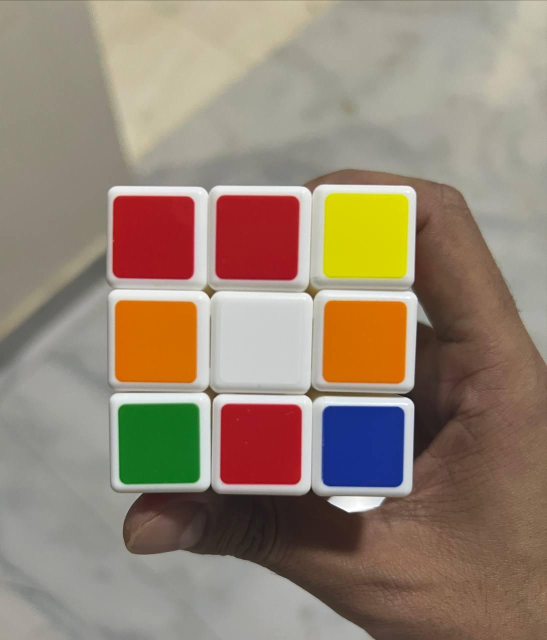
#> input picture test-images/cube-color.jpg, 1093 x 1280 px (shown at 1/2 size)
$ python test-scan-session.py
#> lines starting #> are read from the running program, lines starting #| are printed output that depends on the picture; after the words box and inside, x2 and y2 are one past the last pixel; in counts of white or black regions, pixels touching at a corner belong together
### ai/vision/cubeDetector.py
"""
CubeAI Cube Detector

Detects the visible Rubik's Cube face from an image.

Detection strategy:

1. Edge / contour based quadrilateral detection
2. Candidate validation
3. Prefer the large outer 3x3 cube face
4. Sticker-grid fallback
5. Perspective correction

The detector returns a normalized 600x600 cube face.

Sticker detection is handled separately by faceDetector.py.
"""

from __future__ import annotations

from dataclasses import dataclass
from typing import Optional, Tuple

import sys

import cv2
import numpy as np


# ============================================================
# Data structures
# ============================================================

@dataclass
class CubeFace:
    """
    Represents the detected visible face of a Rubik's Cube.
    """

    corners: np.ndarray
    width: int
    height: int
    confidence: float
    warped: Optional[np.ndarray] = None

    @property
    def top_left(self) -> Tuple[int, int]:
        return tuple(self.corners[0].astype(int))

    @property
    def top_right(self) -> Tuple[int, int]:
        return tuple(self.corners[1].astype(int))

    @property
    def bottom_right(self) -> Tuple[int, int]:
        return tuple(self.corners[2].astype(int))

    @property
    def bottom_left(self) -> Tuple[int, int]:
        return tuple(self.corners[3].astype(int))


# ============================================================
# Cube detector
# ============================================================

class CubeDetector:

    def __init__(
        self,
        output_size: int = 600,
        min_area_ratio: float = 0.04,
        max_area_ratio: float = 0.90,
        min_face_size: int = 250,
    ):

#> in main, image is the input picture: shape (1280, 1093, 3); mean B, G, R 115.8, 132.8, 149.7
#| Image loaded: 1093x1280
        self.output_size = output_size
        self.min_area_ratio = min_area_ratio
        self.max_area_ratio = max_area_ratio
        self.min_face_size = min_face_size

    # ========================================================
    # Public API
    # ========================================================

    def detect(
        self,
        image: np.ndarray,
    ) -> CubeFace:

        if image is None:
            raise ValueError(
                "CubeDetector.detect() received an empty image."
            )

        if image.size == 0:
            raise ValueError(
                "CubeDetector.detect() received an empty image."
            )

        if len(image.shape) != 3:
            raise ValueError(
                "CubeDetector.detect() expects a BGR image."
            )

        height, width = image.shape[:2]

        if height < 100 or width < 100:
            raise ValueError(
                "Image is too small for cube detection."
            )

        print(
            f"  Input image: {width}x{height}"
        )
#|   Input image: 1093x1280

        # ====================================================
        # Strategy 1:
        # Quadrilateral detection
        # ====================================================

        candidates = self._find_quadrilateral_candidates(
            image
        )

        print(
            f"  Quadrilateral candidates: "
            f"{len(candidates)}"
        )

        candidates = self._deduplicate(
            candidates
        )

        print(
            f"  Candidates after filtering: "
            f"{len(candidates)}"
        )

        # ----------------------------------------------------
        # Candidate debugging
        # ----------------------------------------------------

        if candidates:

            print(
                "  Candidate sizes:"
            )

            debug_candidates = sorted(
                candidates,
                key=lambda c: c["score"],
                reverse=True,
            )

            for index, candidate in enumerate(
                debug_candidates[:10]
            ):

                corners = candidate["corners"]

                x_min = float(
                    np.min(corners[:, 0])
                )

                x_max = float(
                    np.max(corners[:, 0])
                )

                y_min = float(
                    np.min(corners[:, 1])
                )

                y_max = float(
                    np.max(corners[:, 1])
                )

                candidate_width = (
                    x_max - x_min
                )

                candidate_height = (
                    y_max - y_min
                )

                print(
                    f"    [{index}] "
                    f"{candidate_width:.0f}x"
                    f"{candidate_height:.0f} "
                    f"area={candidate['area_ratio']:.3f} "
                    f"score={candidate['score']:.3f}"
                )

        # ====================================================
        # Select best quadrilateral
        # ====================================================

        if candidates:

            best = max(
                candidates,
                key=lambda c: c["score"],
            )

            corners = self._order_corners(
                best["corners"]
            )

            print(
                "  Selected cube candidate:"
            )

            print(
                f"    Width: "
                f"{best['width']:.0f}px"
            )

            print(
                f"    Height: "
                f"{best['height']:.0f}px"
            )

            print(
                f"    Area ratio: "
                f"{best['area_ratio']:.3f}"
            )

            print(
                f"    Score: "
                f"{best['score']:.3f}"
            )

            warped = self._warp_face(
                image,
                corners,
            )

            confidence = float(
                min(
                    max(
                        best["score"],
                        0.0,
                    ),
                    1.0,
                )
            )

            return CubeFace(
                corners=corners,
                width=self.output_size,
                height=self.output_size,
                confidence=confidence,
                warped=warped,
            )

        # ====================================================
        # Strategy 2:
        # Sticker grid detection
        # ====================================================

        print(
            "  Quadrilateral detection failed."
        )

        print(
            "  Trying sticker-grid detection..."
        )

        grid_result = self._detect_sticker_grid(
            image
        )

        if grid_result is None:

            raise RuntimeError(
                "Could not detect a cube face."
            )

        grid_corners, grid_confidence = (
            grid_result
        )

        print(
            "  Sticker grid detected!"
        )

        corners = self._order_corners(
            grid_corners
        )

        warped = self._warp_face(
            image,
            corners,
        )

        return CubeFace(
            corners=corners,
            width=self.output_size,
            height=self.output_size,
            confidence=grid_confidence,
            warped=warped,
        )

    # ========================================================
    # Strategy 1
    # ========================================================

    def _find_quadrilateral_candidates(
        self,
        image: np.ndarray,
    ):

        height, width = image.shape[:2]

        gray = cv2.cvtColor(
            image,
            cv2.COLOR_BGR2GRAY,
        )
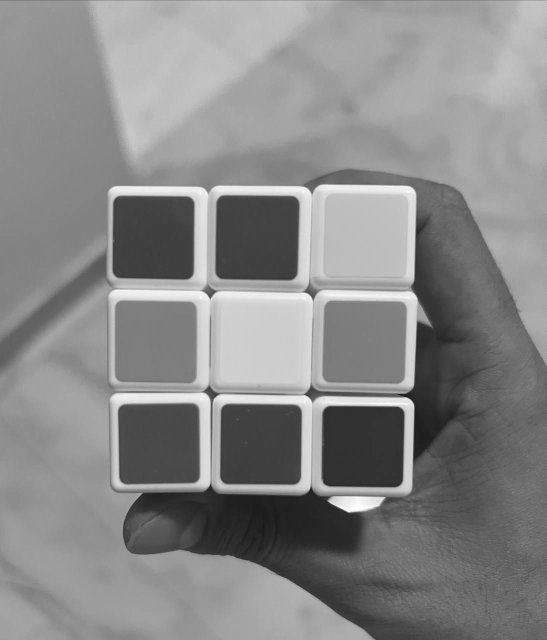
#> gray: shape (1280, 1093) (shown at 1/2 size); min 19, max 255, mean 135.9

        blurred = cv2.GaussianBlur(
            gray,
            (5, 5),
            0,
        )

        edge_maps = []

        thresholds = [
            (15, 60),
            (20, 80),
            (30, 100),
            (40, 120),
            (50, 150),
            (70, 180),
            (90, 200),
        ]

        for low, high in thresholds:

            edges = cv2.Canny(
                blurred,
                low,
                high,
            )

            kernel = np.ones(
                (7, 7),
                np.uint8,
            )

            edges = cv2.morphologyEx(
                edges,
                cv2.MORPH_CLOSE,
                kernel,
                iterations=2,
            )

            edge_maps.append(
                edges
            )
#> this loop made 7 passes
#> pass 1, in _find_quadrilateral_candidates, `edges = cv2.Canny( blurred, low, high, )`:
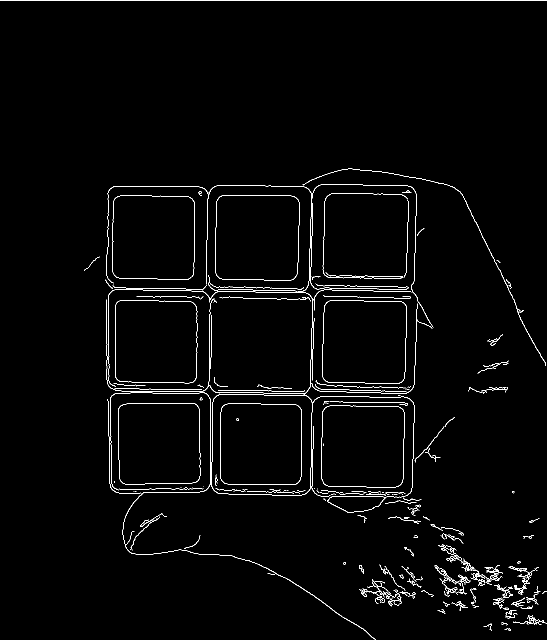
#> edges: shape (1280, 1093) (shown at 1/2 size); 1.8% white in thin lines or dots
#> pass 1, in _find_quadrilateral_candidates, `edges = cv2.morphologyEx( edges, cv2.MORPH_CLOSE, kernel, iterations=2..`:
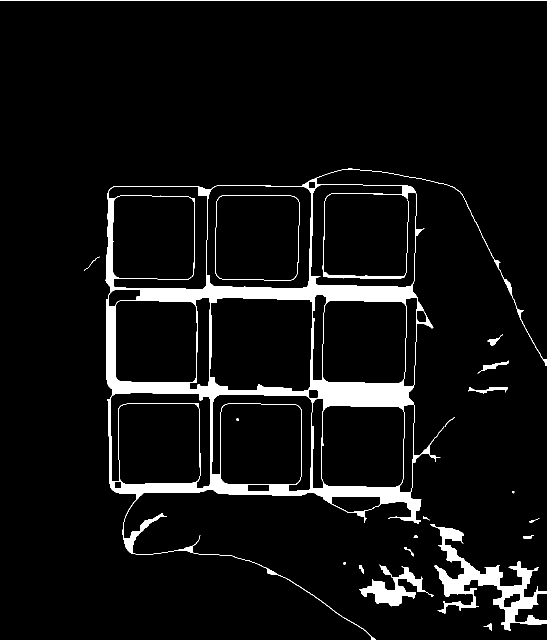
#> edges: shape (1280, 1093) (shown at 1/2 size); 6% white; 21 white regions (2 under 20 px), largest, box (x1, y1, x2, y2) and area: (211, 337, 1093, 1280) 64137, (861, 1048, 1093, 1262) 11524, (718, 1129, 868, 1213) 3938
#> pass 2, in _find_quadrilateral_candidates, `edges = cv2.Canny( blurred, low, high, )`:
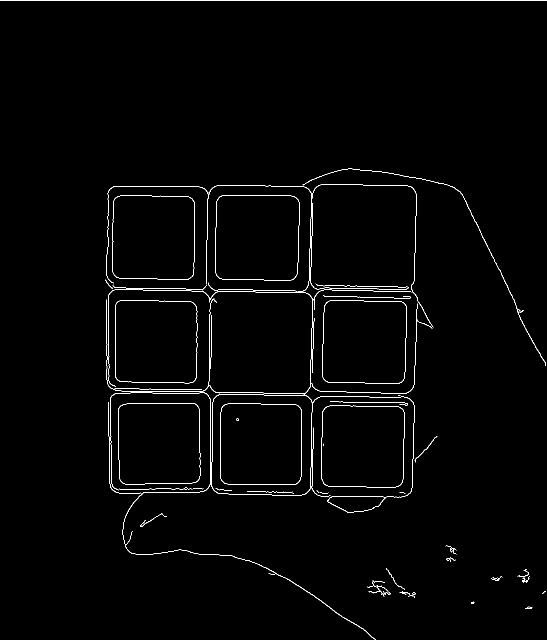
#> edges: shape (1280, 1093) (shown at 1/2 size); 1.2% white in thin lines or dots
#> after the loop, edge_maps = 7 items

        candidates = []

        for edges in edge_maps:

            contours, _ = cv2.findContours(
                edges,
                cv2.RETR_LIST,
                cv2.CHAIN_APPROX_SIMPLE,
            )

            for contour in contours:

                candidate = (
                    self._contour_to_candidate(
                        contour,
                        width,
                        height,
                    )
                )

                if candidate is not None:
                    candidates.append(
                        candidate
                    )
#> this loop made 7 passes
#> (the rest of the program and of its run is left out)
